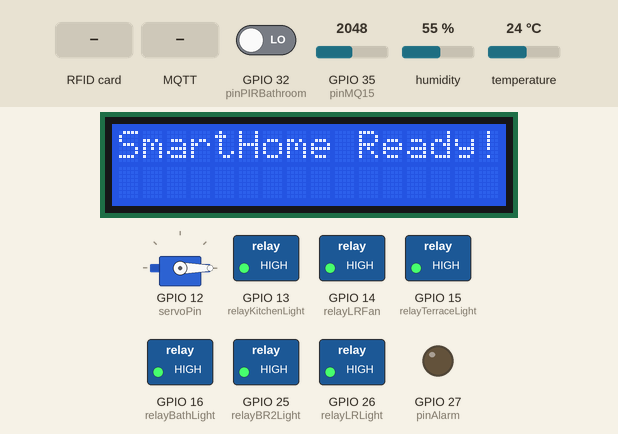
Simulated run of this sketch. Board: ESP32. Parts: servo, 16×2 character LCD, switched loads named in the sketch (green lamp = pin HIGH), output pins drawn as LEDs (lit = HIGH). The inputs (shaded band) are chosen by the test bench; at power-on: GPIO 35 (pinMQ15) = 2048, GPIO 32 (pinPIRBathroom) LOW, humidity 55 %, temperature 24 °C. WiFi joins after 1.5 s; servers stay silent unless stated; the local clock reads 2024-03-15 10:24:30 at power-on unless the sketch sets it; no MQTT or app messages arrive unless stated; what the sketch prints to the serial monitor is not drawn.

Above: at 4.2 s.
7.5 s: GPIO 35 (pinMQ15) set to 2936
16.5 s: GPIO 35 (pinMQ15) set to 3063
At 17.9 s:
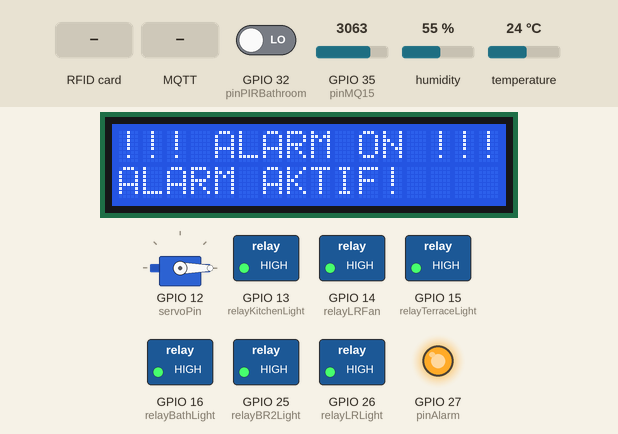
28.4 s: GPIO 32 (pinPIRBathroom) driven HIGH
At 29.4 s:
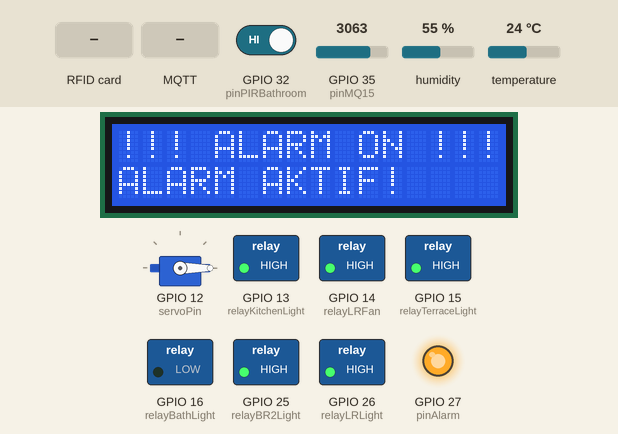
38.6 s: RFID card D7 7C 37 03 held to the reader
At 39.2 s:
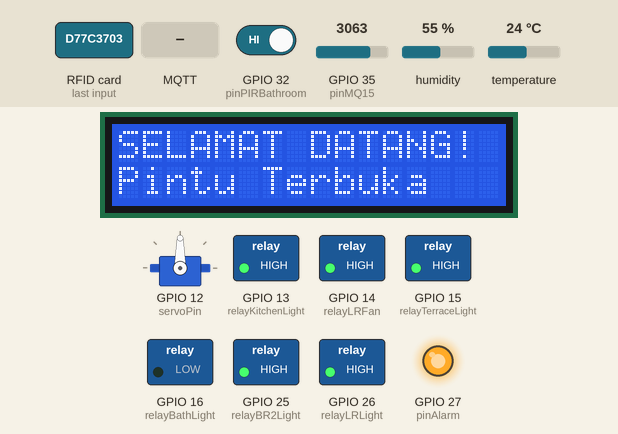
43.2 s: MQTT message "ON" arrives on the first subscribed topic
At 43.7 s:
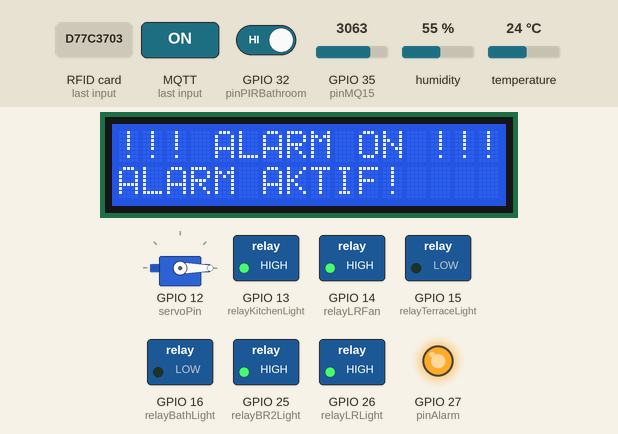
53.9 s: RFID card 5E 7A 19 C4 held to the reader
At 54.7 s:
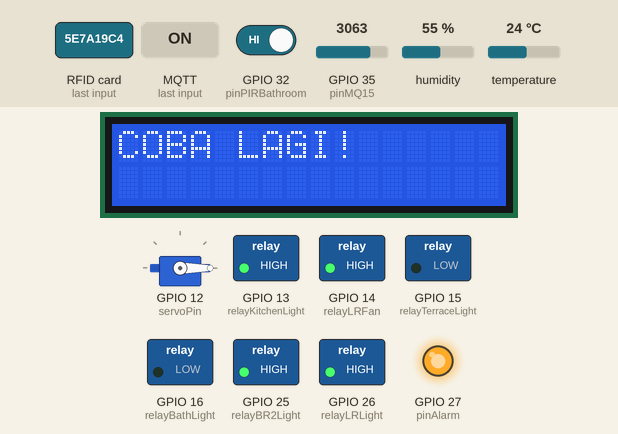
Timing chart, 0 to 58.5 s (numbered marks = the images above; inputs shaded):
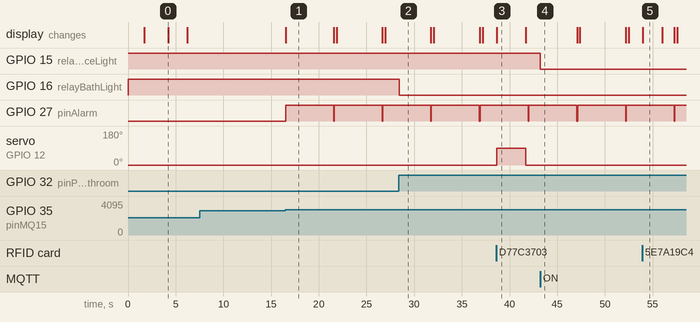

The sketch:

FINAL_PROGRAM_SMARTHOME.ino
```cpp
/*
  ESP32 MQTT-Based Smart Home Miniature for 6 Rooms

  Features:
  1. Terrace:
      - RFID scanning: on valid card, servo activation
      - I2C LCD: displays "Selamat Datang" on valid scan
      - PIR motion sensor active between 01:00-03:00 (configurable via MQTT); triggers alarm on pin 27
      - Light control via MQTT
  2. Living Room:
      - Light control via MQTT
      - Fan control via MQTT
  3. Bathroom:
      - PIR sensor: auto-light ON with delay, via relay
  4. Bedroom 1:
      - Light control via MQTT
  5. Bedroom 2:
      - Light control via MQTT
      - DHT22: temperature & humidity publishing via MQTT on separate topics
  6. Kitchen:
      - Light control via MQTT
      - Gas sensor MQ-15: triggers alarm on pin 27

  MQTT Topics:
    // SET TOPICS (untuk menerima perintah dari broker/aplikasi)
    terrace/light/set
    terrace/pir/enable
    livingroom/light/set
    livingroom/fan/set
    bathroom/light/set // Tambahan untuk kontrol manual jika diperlukan
    bedroom1/light/set
    bedroom2/light/set
    kitchen/light/set

    // STATUS/DATA TOPICS (untuk mengirim data ke broker/aplikasi)
    terrace/light/status
    terrace/rfid
    terrace/alarm
    bathroom/light/status // Tambahan untuk status otomatis
    bedroom2/dht/temperature
    bedroom2/dht/humidity
    kitchen/gas/alarm

  Pin Assignments:
    // I2C Bus
    SDA: 21
    SCL: 22

    // Terrace
    RFID RST: 17 // Pin RST RFID
    RFID SDA (SS/CS): 5 // Pin SS RFID
    SERVO: 18
    PIR_TERRACE: 34
    ALARM: 27
    RELAY_TERRACE_LIGHT: 19

    // Living Room
    RELAY_LR_LIGHT: 23
    RELAY_LR_FAN: 14 // Conflict with RFID SS_PIN resolved

    // Bathroom
    PIR_BATHROOM: 32
    RELAY_BATHLIGHT: 4

    // Bedroom 1
    RELAY_BR1_LIGHT: 2

    // Bedroom 2
    RELAY_BR2_LIGHT: 15
    DHT22_PIN: 33

    // Kitchen
    RELAY_KITCHEN_LIGHT: 13
    MQ15_PIN: 35
    // Alarm pin reused: ALARM (27)

  PIN CONFLICT RESOLVED:
    - RELAY_LR_FAN changed from 5 to 14 to resolve conflict with RFID SS_PIN.

  Program Flow:
    1. Setup WiFi & MQTT client, reconnect logic
    2. Initialize peripherals: RFID, Servo, I2C LCD, PIRs, Relays, DHT, MQ15
    3. Subscribe to control topics for lights, fans, PIR enable
    4. Loop:
        - mqttClient.loop()
        - Check RFID: if valid UID, trigger servo, LCD message, publish terrace/rfid
        - Read time; if between 1-3 AM and terrace PIR enabled, check PIR_TERRACE -> if motion, trigger alarm
        - Check PIR_BATHROOM: if motion, switch bathroom light ON with delay off timer
        - Read DHT22 periodically, publish temperature & humidity
        - Read MQ15: if gas threshold, trigger alarm pin and publish kitchen/gas/alarm
        - Maintain relays based on last MQTT command state

  Required Libraries:
    WiFi.h
    PubSubClient.h
    LiquidCrystal_I2C.h
    ESP32Servo.h // Updated: Using ESP32Servo library
    MFRC522.h
    DHT.h
    time.h (for NTP)
*/

#include <WiFi.h>
#include <PubSubClient.h>
#include <LiquidCrystal_I2C.h>
#include <ESP32Servo.h> // Menggunakan library ESP32Servo
#include <SPI.h>
#include <MFRC522.h>
#include <DHT.h>
#include <time.h> // Untuk fungsi waktu NTP

// WiFi & MQTT settings
const char* ssid = "my_technology";
const char* password = "35k4nu54marina";
const char* mqttServer = "broker.hivemq.com";
const int mqttPort = 1883;
const char* mqttUser = "ronal";
const char* mqttPassword ="ronaltama12345";

// Client MQTT
WiFiClient espClient;
PubSubClient client(espClient);

// I2C LCD
// Pastikan alamat I2C LCD Anda benar (0x27 atau 0x3F)
LiquidCrystal_I2C lcd(0x27, 16, 2);

// Servo (Pintu Teras)
Servo terraceServo; // Menggunakan objek Servo dari ESP32Servo

// RFID
#define SS_PIN 5
#define RST_PIN 17
MFRC522 rfid(SS_PIN, RST_PIN);

// DHT22
#define DHTPIN 4
#define DHTTYPE DHT22
DHT dht(DHTPIN, DHTTYPE);

// Pin defs
const int pinPIRTerrace = 34;
const int pinPIRBathroom = 32;
const int pinMQ15 = 35; // Analog input
const int pinAlarm = 27; // Buzzer

// Relay Pins (active LOW, so HIGH = OFF, LOW = ON)
const int relayTerraceLight = 15;
const int relayLRLight = 26;
const int relayLRFan = 14; // CONFLICT RESOLVED: Changed from 5 to 14
const int relayBathLight = 16;
const int relayBR1Light = 15;
const int relayBR2Light = 25;
const int relayKitchenLight = 13;
const int servoPin = 12; // Pin untuk servo

// RFID access control state
// PENTING: UID kartu master Anda yang sebenarnya (D7 7C 37 03)
byte masterCardUID[] = {0xD7, 0x7C, 0x37, 0x03}; // Contoh UID
int rfidFailedAttempts = 0;
const int MAX_RFID_FAILED_ATTEMPTS = 3;
unsigned long alarmStartTime = 0;
const long ALARM_DURATION = 5000; // Durasi alarm dalam milidetik (5 detik)

// Global state variables for MQTT controlled devices
bool terraceLightState = false;
bool lrLightState = false;
bool lrFanState = false;
bool bathLightState = false; // Initial state for bathroom light (can be auto/manual)
bool br1LightState = false;
bool br2LightState = false;
bool kitchenLightState = false;
bool terracePIREnabled = false; // Default: PIR alarm disabled at startup
bool terracePIRAlarmActive = false; // <<< TAMBAHKAN BARIS INI

// Timing variables for sensors
unsigned long lastDHTReadMillis = 0;
const long DHT_READ_INTERVAL = 15000; // Baca DHT dan kirim data setiap 60 detik (1 menit)

unsigned long lastPirBathDetectMillis = 0;
const long BATHROOM_LIGHT_OFF_DELAY = 15000; // Lampu kamar mandi mati setelah 60 detik tidak ada gerakan

// --- Function Prototypes ---
void setup_wifi();
void reconnect_mqtt();
void mqttCallback(char* topic, byte* payload, unsigned int length);
void activateAlarm(long duration);

void setup() {
  Serial.begin(115200);

  // Initialize pins
  pinMode(pinPIRTerrace, INPUT);
  pinMode(pinPIRBathroom, INPUT);
  pinMode(pinMQ15, INPUT); // Analog input
  pinMode(pinAlarm, OUTPUT); // Buzzer

  // Set all relays OFF at startup (assuming active LOW relays: HIGH = OFF, LOW = ON)
  pinMode(relayTerraceLight, OUTPUT);
  digitalWrite(relayTerraceLight, HIGH);
  pinMode(relayLRLight, OUTPUT);
  digitalWrite(relayLRLight, HIGH);
  pinMode(relayLRFan, OUTPUT);
  digitalWrite(relayLRFan, HIGH);
  pinMode(relayBathLight, OUTPUT);
  digitalWrite(relayBathLight, HIGH);
  pinMode(relayBR1Light, OUTPUT);
  digitalWrite(relayBR1Light, HIGH);
  pinMode(relayBR2Light, OUTPUT);
  digitalWrite(relayBR2Light, HIGH);
  pinMode(relayKitchenLight, OUTPUT);
  digitalWrite(relayKitchenLight, HIGH);
  digitalWrite(pinAlarm, LOW); // Pastikan alarm buzzer mati

  // Inisialisasi Servo
  // Tidak perlu ESP32PWM::attachAll() jika hanya menggunakan satu atau beberapa servo
  // Cukup panggil attach pada objek servo
  terraceServo.attach(servoPin, 500, 2500); // Attach servo ke pin, dengan min/max pulse width (mikrodetik)
  terraceServo.write(0); // Pastikan pintu tertutup saat startup

  // Setup I2C LCD
  Wire.begin(21, 22); // Initialize I2C communication for LCD (SDA, SCL)
  lcd.init();
  lcd.backlight();
  lcd.clear();
  lcd.setCursor(0, 0);
  lcd.print("SmartHome Init...");
  lcd.setCursor(0, 1);
  lcd.print("Connecting WiFi...");

  // RFID
  SPI.begin(18, 19, 23, SS_PIN); // SCK, MISO, MOSI, SS
  rfid.PCD_Init();
  Serial.println("RFID initialized.");

  // DHT22
  dht.begin();

  // Connect WiFi
  setup_wifi();

  // Initialize MQTT
  client.setServer(mqttServer, mqttPort);
  client.setCallback(mqttCallback);

  // NTP time (Jakarta time zone)
  // Anda bisa menyesuaikan "Asia/Jakarta" jika lokasi Anda berbeda
  configTime(7 * 3600, 0, "pool.ntp.org", "time.nist.gov");
  Serial.println("Waiting for NTP time synchronization...");
  time_t now = 0;
  int retry_count = 0;
  while (now < 1672531200 && retry_count < 10) { // Check if time is after Jan 1, 2023
    delay(500);
    now = time(nullptr);
    retry_count++;
  }
  if (now > 1672531200) {
    Serial.println("NTP time synchronized.");
  } else {
    Serial.println("NTP time synchronization failed.");
  }

  // Initial LCD display after setup
  lcd.clear();
  lcd.setCursor(0, 0);
  lcd.print("SmartHome Ready!");
  delay(2000);
  lcd.clear();
}

void loop() {
  // Pastikan koneksi MQTT tetap terjaga
  if (!client.connected()) {
    reconnect_mqtt();
  }
  client.loop(); // Memproses pesan masuk dan mempertahankan koneksi

  // --- RFID handling ---
  if (rfid.PICC_IsNewCardPresent() && rfid.PICC_ReadCardSerial()) {
    Serial.print("UID Tag :");
    String currentCardUID = "";
    for (byte i = 0; i < rfid.uid.size; i++) {
      Serial.print(rfid.uid.uidByte[i] < 0x10 ? " 0" : " ");
      Serial.print(rfid.uid.uidByte[i], HEX);
      currentCardUID += String(rfid.uid.uidByte[i] < 0x10 ? "0" : "");
      currentCardUID += String(rfid.uid.uidByte[i], HEX);
    }
    Serial.println();
    currentCardUID.toUpperCase();

    // Compare scanned UID with the master card UID
    bool uidMatch = true;
    if (rfid.uid.size != sizeof(masterCardUID)) {
      uidMatch = false;
    } else {
      for (byte i = 0; i < rfid.uid.size; i++) {
        if (rfid.uid.uidByte[i] != masterCardUID[i]) {
          uidMatch = false;
          break;
        }
      }
    }

    if (uidMatch) {
      Serial.println("Access Granted!");
      lcd.clear();
      lcd.setCursor(0, 0);
      lcd.print("SELAMAT DATANG!");
      lcd.setCursor(0, 1);
      lcd.print("Pintu Terbuka");
      terraceServo.write(90); // Open door
      client.publish("terrace/rfid", "ACCESS_GRANTED"); // Publish success
      rfidFailedAttempts = 0; // Reset failed attempts
      delay(3000); // Keep door open for 3 seconds
      terraceServo.write(0); // Close door
      lcd.clear();
    } else {
      Serial.println("Access Denied!");
      lcd.clear();
      lcd.setCursor(0, 0);
      lcd.print("COBA LAGI!");
      rfidFailedAttempts++;
      client.publish("terrace/rfid", "ACCESS_DENIED"); // Publish failure
      if (rfidFailedAttempts >= MAX_RFID_FAILED_ATTEMPTS) {
        Serial.println("Too many failed attempts! Activating alarm.");
        lcd.setCursor(0, 1);
        lcd.print("ALARM AKTIF!");
        activateAlarm(ALARM_DURATION);
        rfidFailedAttempts = 0; // Reset after alarm activation
      }
      delay(2000); // Display "COBA LAGI" for 2 seconds
      lcd.clear();
    }
    rfid.PICC_HaltA(); // Halt PICC
    rfid.PCD_StopCrypto1(); // Stop encryption
  }

  // // --- Terrace PIR alarm (time-based) ---
  // struct tm timeinfo;
  // if (getLocalTime(&timeinfo)) {
  //   int currentHour = timeinfo.tm_hour;
  //   // Alarm aktif antara jam 01:00 dan 02:59
  //   if (terracePIREnabled && currentHour >= 1 && currentHour < 3 && digitalRead(pinPIRTerrace) == HIGH) {
  //     Serial.println("PIR Terrace ALARM TRIGGERED!");
  //     lcd.clear();
  //     lcd.setCursor(0, 0);
  //     lcd.print("PIR Teras ALARM!");
  //     activateAlarm(ALARM_DURATION);
  //     client.publish("terrace/alarm", "MOTION_DETECTED");
  //   } else {
  //     // Pastikan alarm mati jika di luar waktu atau tidak ada gerakan
  //     if (alarmStartTime == 0) { // Hanya matikan buzzer jika tidak ada alarm lain yang aktif
  //       digitalWrite(pinAlarm, LOW);
  //     }
  //   }
  // }


// --- Terrace PIR alarm (dengan durasi 1 menit) ---
  // Jika PIR teras diaktifkan dan mendeteksi gerakan, atau jika alarm PIR teras sedang aktif
  if (terracePIREnabled && digitalRead(pinPIRTerrace) == HIGH) {
    if (!terracePIRAlarmActive) { // Hanya picu sekali saat pertama terdeteksi
      Serial.println("PIR Terrace ALARM TRIGGERED! Activating for 1 minute.");
      lcd.clear();
      lcd.setCursor(0, 0);
      lcd.print("PIR Teras ALARM!");
      activateAlarm(ALARM_DURATION); // Aktifkan alarm
      client.publish("terrace/alarm", "1");
      client.publish("esp32cam/trigger", "take_photo");
      terracePIRAlarmActive = true; // Set status alarm PIR teras menjadi aktif
    }
  }

  // Cek apakah alarm PIR teras harus dimatikan setelah durasi
  if (terracePIRAlarmActive && (millis() - alarmStartTime >= ALARM_DURATION)) {
    Serial.println("PIR Terrace ALARM DURATION ENDED. Deactivating.");
    digitalWrite(pinAlarm, LOW); // Matikan buzzer
    alarmStartTime = 0;          // Reset timer alarm global
    terracePIRAlarmActive = false; // Set status alarm PIR teras menjadi non-aktif
    lcd.clear();
    lcd.setCursor(0, 0);
    lcd.print("SmartHome Ready!"); // Kembali ke tampilan normal
    client.publish("terrace/alarm", "0"); // Publikasikan status alarm mati
  }
  // --- Bathroom PIR auto-light (with delay off) ---
  if (digitalRead(pinPIRBathroom) == HIGH) {
    digitalWrite(relayBathLight, LOW); // Turn ON (Active LOW)
    bathLightState = true;
    lastPirBathDetectMillis = millis();
    client.publish("bathroom/light/status", "1");
    Serial.println("Motion detected in Bathroom. Light ON.");
  } else {
    // Matikan lampu jika tidak ada gerakan setelah waktu tunda
    if (bathLightState && millis() - lastPirBathDetectMillis > BATHROOM_LIGHT_OFF_DELAY) {
      digitalWrite(relayBathLight, HIGH); // Turn OFF (Active LOW)
      bathLightState = false;
      client.publish("bathroom/light/status", "0");
      Serial.println("No motion in Bathroom. Light OFF.");
    }
  }

  // --- DHT22 publish periodically ---
  if (millis() - lastDHTReadMillis >= DHT_READ_INTERVAL) {
    int t = dht.readTemperature();
    int h = dht.readHumidity();
    if (!isnan(t) && !isnan(h)) {
      client.publish("bedroom2/dht/temperature", String(t).c_str());
      client.publish("bedroom2/dht/humidity", String(h).c_str());
      Serial.print("Published Temp: "); Serial.print(t); Serial.print("C, Hum: "); Serial.print(h); Serial.println("%");
    } else {
      Serial.println("Failed to read from DHT sensor!");
    }
    lastDHTReadMillis = millis();
  }

  // --- MQ15 gas alarm ---
  int gasValue = analogRead(pinMQ15);
  // Serial.print("Gas Sensor Value: "); Serial.println(gasValue); // Untuk debugging
  if (gasValue > 3000) { // Threshold for gas detection (adjust as per sensor calibration)
    Serial.println("Gas Leak Detected! Activating alarm.");
    lcd.clear();
    lcd.setCursor(0, 0);
    lcd.print("GAS BOCOR!");
    lcd.setCursor(0, 1);
    lcd.print("ALARM AKTIF!");
    activateAlarm(ALARM_DURATION);
    client.publish("kitchen/gas/alarm", "1");
  }

  // --- Manage global alarm activation and duration ---
  if (alarmStartTime > 0 && millis() - alarmStartTime < ALARM_DURATION) {
    digitalWrite(pinAlarm, HIGH); // Nyalakan buzzer
    lcd.setCursor(0, 0); // Pastikan LCD menampilkan alarm jika masih aktif
    lcd.print("!!! ALARM ON !!!");
  } else if (alarmStartTime > 0 && millis() - alarmStartTime >= ALARM_DURATION) {
    digitalWrite(pinAlarm, LOW); // Matikan buzzer
    alarmStartTime = 0; // Reset timer alarm
    lcd.clear();
    lcd.setCursor(0, 0);
    lcd.print("SmartHome Ready!"); // Kembali ke tampilan normal
  }
  delay(10); // Kecilkan delay agar loop lebih responsif
}

// --- WiFi Setup ---
void setup_wifi() {
  delay(10);
  Serial.println();
  Serial.print("Connecting to ");
  Serial.println(ssid);

  WiFi.begin(ssid, password);

  int retries = 0;
  while (WiFi.status() != WL_CONNECTED && retries < 20) {
    delay(500);
    Serial.print(".");
    retries++;
  }

  if (WiFi.status() == WL_CONNECTED) {
    Serial.println("");
    Serial.println("WiFi connected");
    Serial.print("IP address: ");
    Serial.println(WiFi.localIP());
    lcd.setCursor(0, 1);
    lcd.print("IP: ");
    lcd.print(WiFi.localIP());
    delay(2000); // Tampilkan IP sebentar
  } else {
    Serial.println("");
    Serial.println("WiFi connection FAILED. Retrying...");
    lcd.setCursor(0, 1);
    lcd.print("WiFi FAILED!");
    delay(5000); // Wait before retrying
    ESP.restart(); // Restart ESP32 to attempt reconnection
  }
}

// --- MQTT Reconnect ---
void reconnect_mqtt() {
  while (!client.connected()) {
    Serial.print("Attempting MQTT connection...");
    // Attempt to connect with provided username and password
    if (client.connect("ESP32SmartHomeClient", mqttUser, mqttPassword)) { // Beri ID client yang unik
      Serial.println("connected");
      // --- SUBSCRIBE KE SEMUA TOPIC KONTROL DI SINI ---
      client.subscribe("terrace/light/set");
      client.subscribe("terrace/pir/enable");
      client.subscribe("livingroom/light/set");
      client.subscribe("livingroom/fan/set");
      client.subscribe("bathroom/light/set"); // Jika ingin kontrol manual untuk bathroom
      client.subscribe("bedroom1/light/set");
      client.subscribe("bedroom2/light/set");
      client.subscribe("kitchen/light/set");

      Serial.println("Subscribed to control topics.");
    } else {
      Serial.print("failed, rc=");
      Serial.print(client.state());
      Serial.println(" try again in 5 seconds");
      delay(5000); // Wait 5 seconds before retrying
    }
  }
}

// --- MQTT Callback for incoming messages ---
void mqttCallback(char* topic, byte* payload, unsigned int length) {
  String msgString;
  for (int i = 0; i < length; i++) {
    msgString += (char)payload[i];
  }
  Serial.print("Message arrived [");
  Serial.print(topic);
  Serial.print("] ");
  Serial.println(msgString);

  // Control for Terrace Light
  if (String(topic) == "terrace/light/set") {
    terraceLightState = (msgString == "ON");
    digitalWrite(relayTerraceLight, terraceLightState ? LOW : HIGH); // Active LOW
    client.publish("terrace/light/status", terraceLightState ? "ON" : "OFF");
    Serial.print("Terrace Light set to: "); Serial.println(terraceLightState ? "ON" : "OFF");
  }
else if (String(topic) == "terrace/pir/enable") {
  terracePIREnabled = (msgString == "1");
  Serial.print("Terrace PIR Alarm Enabled: ");
  Serial.println(terracePIREnabled ? "1" : "0");

  // Aktifkan atau nonaktifkan alarm SEGERA, berdasarkan pesan MQTT
  if (terracePIREnabled) {
    activateAlarm(ALARM_DURATION); // Nyalakan alarm
  } else {
    digitalWrite(pinAlarm, LOW);      // Matikan alarm
    alarmStartTime = 0;              // Reset timer alarm
    lcd.clear();
    lcd.setCursor(0, 0);
    lcd.print("SmartHome Ready!"); // Kembalikan tampilan LCD
  }
}
  // Control for Living Room Light
  else if (String(topic) == "livingroom/light/set") {
    lrLightState = (msgString == "1");
    digitalWrite(relayLRLight, lrLightState ? LOW : HIGH); // Active LOW
    Serial.print("Living Room Light set to: "); Serial.println(lrLightState ? "1" : "0");
  }
  // Control for Living Room Fan
  else if (String(topic) == "livingroom/fan/set") {
    lrFanState = (msgString == "1");
    digitalWrite(relayLRFan, lrFanState ? LOW : HIGH); // Active LOW
    Serial.print("Living Room Fan set to: "); Serial.println(lrFanState ? "1" : "0");
  }
  // Control for Bathroom Light (manual override if needed)
  else if (String(topic) == "bathroom/light/set") {
    bathLightState = (msgString == "1");
    digitalWrite(relayBathLight, bathLightState ? LOW : HIGH); // Active LOW
    // Reset PIR timer if manual control takes over
    if (bathLightState) lastPirBathDetectMillis = millis(); else lastPirBathDetectMillis = 0;
    Serial.print("Bathroom Light set to: "); Serial.println(bathLightState ? "1" : "0");
  }
  // Control for Bedroom 1 Light
  else if (String(topic) == "bedroom1/light/set") {
    br1LightState = (msgString == "1");
    digitalWrite(relayBR1Light, br1LightState ? LOW : HIGH); // Active LOW
    Serial.print("Bedroom 1 Light set to: "); Serial.println(br1LightState ? "1" : "0");
  }
  // Control for Bedroom 2 Light
  else if (String(topic) == "bedroom2/light/set") {
    br2LightState = (msgString == "1");
    digitalWrite(relayBR2Light, br2LightState ? LOW : HIGH); // Active LOW
    Serial.print("Bedroom 2 Light set to: "); Serial.println(br2LightState ? "1" : "0");
  }
  // Control for Kitchen Light
  else if (String(topic) == "kitchen/light/set") {
    kitchenLightState = (msgString == "1");
    digitalWrite(relayKitchenLight, kitchenLightState ? LOW : HIGH); // Active LOW
    Serial.print("Kitchen Light set to: "); Serial.println(kitchenLightState ? "1" : "0");
  }
}

// --- Activate Alarm ---
void activateAlarm(long duration) {
  if (alarmStartTime == 0) { // Only activate if the alarm is not already active
    alarmStartTime = millis();
    digitalWrite(pinAlarm, HIGH); // Turn on buzzer
    Serial.println("Alarm activated.");
  }
}
```

Measured:
- the behaviour switches between 3000 and 3001 on GPIO 35 (pinMQ15) (found by bisection; images 0 and 1)
- after the input at 7.5 s, every drawn part: stays the same
- after the input at 16.5 s, GPIO 27 (pinAlarm): alternates HIGH for 5.0 s and LOW for 0.08 s, starting at once; the display: changes after 0.06 s (image 1)
- after the input at 28.4 s, GPIO 16 (relayBathLight): HIGH → LOW after 0.05 s
- after the input at 38.6 s, servo on GPIO 12 (servoPin): 0° → 90° after 0.08 s, → 0° 3.0 s later; the display: changes after 0.08 s (image 3)
- after the input at 43.2 s, GPIO 15 (relayTerraceLight): HIGH → LOW at once
- after the input at 53.9 s, the display: changes after 0.09 s (image 5)
- what the display in image 0 shows lasts 2.0 s, from 4.2 s to 6.2 s
